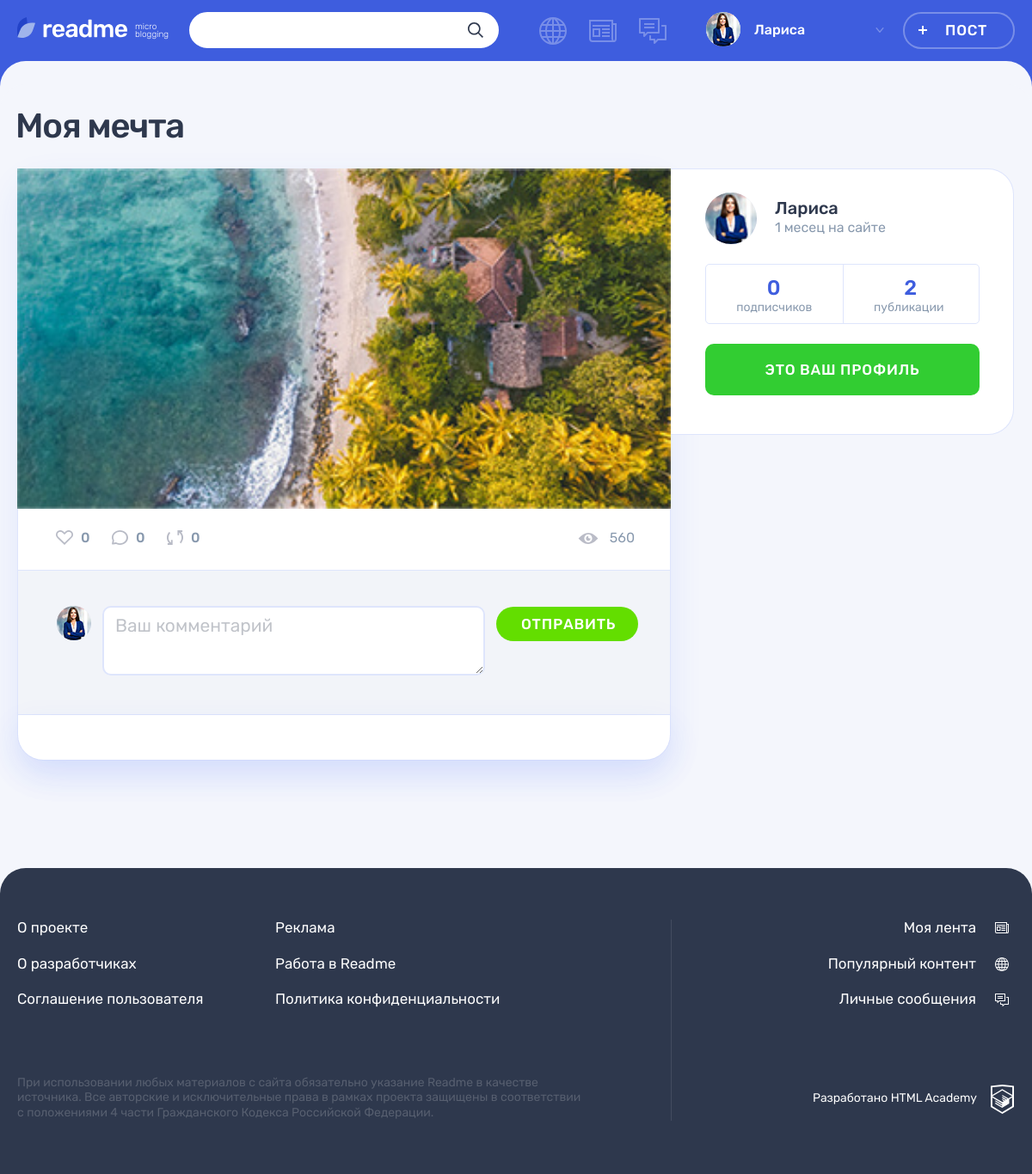
Screenshot of /post.php?post_id=3 (signed in) with the database file from the repository.
### tables this page shows
CREATE TABLE posts (
  id INT UNSIGNED AUTO_INCREMENT PRIMARY KEY,
  post_date TIMESTAMP DEFAULT CURRENT_TIMESTAMP,
  title VARCHAR(128) NOT NULL,
  content_text VARCHAR(512) NULL,
  quote_author VARCHAR(128) NULL,
  img VARCHAR(128) NULL,
  video VARCHAR(128) NULL,
  link VARCHAR(256) NULL,
  views INT UNSIGNED NULL,
  
  user_id INT UNSIGNED NOT NULL,
  type_id INT UNSIGNED  NOT NULL,
  original_author_id INT UNSIGNED NULL,
  original_id INT UNSIGNED NULL
);

CREATE TABLE users (
id INT UNSIGNED AUTO_INCREMENT PRIMARY KEY,
registration_date TIMESTAMP DEFAULT CURRENT_TIMESTAMP,
email VARCHAR(128) NOT NULL UNIQUE,
login VARCHAR(128) NOT NULL UNIQUE,
password VARCHAR(128) NOT NULL,
avatar VARCHAR(128) NOT NULL
);

### functions.php (called while the page is built, shortened)
<?php
function include_template($name, $data)
{
    $name = 'templates/' . $name;
    extract($data);
    require $name;
    $result = ob_get_clean();
    return $result;
}
function anti_xss($user_content)
{
    return htmlspecialchars($user_content, ENT_QUOTES);
}
function time_ago($post_upload_time, $ago_text =" назад")
{
    $current_time = new DateTime('now');
    $interval = $post_upload_time->diff($current_time);
    $months = $interval->format('%m');
    $days = $interval->format('%d');
    $hours = $interval->format('%H');
    $minutes = $interval->format('%i');
    $years = $interval->format('%Y');
    $ago = 0;
    if ($years != 0) {
        $years = floor($years);
        $ago = $years . ' ' . plural_form($years, array('год', 'года', 'лет')) . $ago_text;
    } elseif ($months != 0) {
        $months = floor($months);
        $ago = $months . ' ' . plural_form($months, array('месец', 'месеца', 'месецев')) . $ago_text;
    } elseif ($days > 7 && $days < 35) {
        $week = floor($days / 7);
        $ago = $week . ' ' . plural_form($week, array('неделю', 'недели', 'недель')) . $ago_text;
    } elseif ($days != 0) {
        $ago = $days . ' ' . plural_form($days, array('день', 'дня', 'дней')) . $ago_text;
    } elseif ($hours != 0) {
        $hours = floor($hours);
        $ago = $hours . ' ' . plural_form($hours, array('час', 'часа', 'часов')) . $ago_text;
    } elseif ($minutes != 0) {
        $ago = $minutes . ' ' . plural_form($minutes, array('минуту', 'минуты', 'минут')) . $ago_text;
    } else {
        $ago = 'меньше минуты назад';
    }
    return $ago;
}
function plural_form($n, $forms)
{
    return $n % 10 == 1 && $n % 100 != 11 ? $forms[0] : ($n % 10 >= 2 && $n % 10 <= 4 && ($n % 100 < 10 || $n % 100 >= 20) ? $forms[1] : $forms[2]);
}

### db_requests.php (called while the page is built, shortened)
<?php
function get_data($link, $sql)
{
    $result = mysqli_query($link, $sql);
    $result = mysqli_fetch_all($result, MYSQLI_ASSOC);
    return $result;
}
function get_post_info($link, $post_id, $profile_id)
{
    $sql = "SELECT p.*, ct.icon_type, u.avatar, u.login AS author_login, u.registration_date,
    IFNULL((SELECT COUNT(*) FROM likes l WHERE l.post_id = p.id), 0) AS likes,
    IFNULL((SELECT COUNT(*) FROM comments com WHERE com.post_id = p.id), 0) AS comments_count,
    IFNULL((SELECT COUNT(*) FROM subscriptions sub WHERE sub.userto_id = p.user_id), 0) AS subscribers,
    IFNULL((SELECT COUNT(*) FROM posts post WHERE post.original_id = p.id), 0) AS reposts,
    post.post_date AS original_date, us.login AS original_author_name, us.avatar AS original_author_avatar,
    IFNULL ((SELECT COUNT(*) FROM subscriptions sub WHERE sub.userto_id = p.user_id AND sub.user_id = $profile_id ), 0) AS is_subscribed,
    IFNULL((SELECT COUNT(*) FROM posts post WHERE post.user_id = p.user_id), 0) AS user_posts
    FROM posts p
    JOIN users u ON p.user_id = u.id
    JOIN content_type ct ON p.type_id = ct.id
    LEFT JOIN users us ON us.id = p.original_author_id
    LEFT JOIN posts post ON post.id = p.original_id
   WHERE p.id = $post_id";
    $result = get_data($link, $sql);
    return empty($result) ? NULL : $result;
}

### templates/post-layout.php (the view, shortened to what this page needs)
<main class="page__main page__main--publication">
  <div class="container">
    <h1 class="page__title page__title--publication"><?= anti_xss($post_info['title']) ?></h1>
    <section class="post-details">
      <div class="post-details__wrapper post-<?= $post_info['icon_type']?>">
        <div class="post-details__main-block post post--details">
        <?= $post_content ?>
          <div class="post__indicators">
            <div class="post__buttons">
              <a class="post__indicator post__indicator--likes button" href="like.php?post_id=<?= $post_info['id'] ?>" title="Лайк">
                <svg class="post__indicator-icon" width="20" height="17">
                  <use xlink:href="#icon-heart"></use>
                </svg>
                <span><?= $post_info['likes'] ?></span>
              </a>
              <a class="post__indicator post__indicator--comments button" href="post.php#last-comment" title="Комментарии">
                <svg class="post__indicator-icon" width="19" height="17">
                  <use xlink:href="#icon-comment"></use>
                </svg>
                <span><?= $post_info['comments_count'] ?></span>
              </a>
              <a class="post__indicator post__indicator--repost button" href="repost.php?post_id=<?= $post_info['id'] ?>" title="Репост">
                <svg class="post__indicator-icon" width="19" height="17">
                  <use xlink:href="#icon-repost"></use>
                </svg>
                <span><?= $post_info['reposts'] ?></span>
              </a>
            </div>
            <span class="post__view"><?= $post_info['views'] ?></span>
          </div>
          <div class="comments">
            <form class="comments__form form" method="post">
              <div class="comments__my-avatar">
                <img class="comments__picture" width="40px" src="userpics/<?= anti_xss($user_data['avatar']) ?>" alt="Аватар пользователя">
              </div>
              <div class="form__input-section <?= (!empty($errors['comment']) ? "form__input-section--error" : "") ?>">
                <textarea class="comments__textarea form__textarea form__input" name="comment" id="comment" placeholder="Ваш комментарий"><?= getPostValue('comment') ?></textarea>
              </div>
              <button class="comments__submit button button--green" type="submit">Отправить</button>
            </form>
            <div class="comments__list-wrapper">
            </div>
          </div>
        </div>
        <div class="post-details__user user">
          <div class="post-details__user-info user__info">
            <div class="post-details__avatar user__avatar">
              <a class="post-details__avatar-link user__avatar-link" href="#">
                <img class="post-details__picture user__picture" width="60px" src="userpics/<?= anti_xss($post_info['avatar']) ?>" alt="Аватар пользователя">
              </a>
            </div>
            <div class="post-details__name-wrapper user__name-wrapper">
              <a class="post-details__name user__name" href="profile.php?active_tab=posts&user_id=<?= $post_info['user_id'] ?>">
                <span><?= anti_xss($post_info['author_login']) ?></span>
              </a>
              <?php $user_registration_date = new DateTime($post_info['registration_date']); ?>
              <time class="post-details__time user__time" title="<?= $user_registration_date->format('d.m.Y H:i') ?>" datetime="<?= $user_registration_date->format('Y-m-d H:i:s') ?>"><?= time_ago($user_registration_date, ' на сайте') ?></time>
            </div>
          </div>
          <div class="post-details__rating user__rating">
            <p class="post-details__rating-item user__rating-item user__rating-item--subscribers">
              <span class="post-details__rating-amount user__rating-amount"><?= $post_info['subscribers'] ?></span>
              <span class="post-details__rating-text user__rating-text"><?= plural_form($post_info['subscribers'],  array('подписчик', 'подписчика', 'подписчиков')) ?></span>
            </p>
            <p class="post-details__rating-item user__rating-item user__rating-item--publications">
              <span class="post-details__rating-amount user__rating-amount"><?= $post_info['user_posts'] ?></span>
              <span class="post-details__rating-text user__rating-text"><?= plural_form($post_info['user_posts'],  array('публикация', 'публикации', 'публикаций')) ?></span>
            </p>
          </div>
          <div class="post-details__user-buttons user__buttons">
          <?php if ((int) $post_info['is_subscribed'] === 1) : ?>
          <a class="profile__user-button user__button user__button--subscription button button--main button--quartz" href="subscription.php?user_id=<?= $post_info['user_id'] ?>">Отписаться</a>
          <a class="profile__user-button user__button user__button--writing button button--green" href="messages.php?receiver_id=<?= $post_info['user_id'] ?>">Сообщение</a>
          <?php elseif ($post_info['user_id'] === $user_data['id']) : ?>
            <a class="profile__user-button user__button user__button--subscription button button--main" style="background-color:limegreen;" type="button">Это ваш профиль</a>
          <?php else : ?>
          <a class="profile__user-button user__button user__button--subscription button button--main" href="subscription.php?user_id=<?= $post_info['user_id'] ?>">Подписаться</a>
        <?php endif ?>
          </div>
        </div>
      </div>
    </section>
  </div>
</main>

### templates/post/post-photo.php
<div class="post-details__image-wrapper post-photo__image-wrapper">
	<img src="uploads/<?= anti_xss($post_info['img'])?>" alt="Фото от пользователя" width="760" height="507">
</div>

### templates/layout.php (shortened to what this page needs)
<!DOCTYPE html>
<html lang="ru">
<head>
    <link rel="stylesheet" href="css/main.css">
</head>
<body class="page">
    <header class="header">
        <div class="header__wrapper container">
            <div class="header__logo-wrapper">
                <a class="header__logo-link" href="index.php">
                    <img class="header__logo" src="img/logo.svg" alt="Логотип readme" width="128" height="24">
                </a>
                <p class="header__topic">
                    micro blogging
                </p>
            </div>
            <?php if ($title !== 'Readme: Регистрация') : ?>
            <form class="header__search-form form" action="search.php" method="get">
                <div class="header__search">
                    <input class="header__search-input form__input" type="search" name="search_request" id="search_request">
                    <button class="header__search-button button" type="submit">
                        <svg class="header__search-icon" width="18" height="18">
                            <use xlink:href="#icon-search"></use>
                        </svg>
                    </button>
                </div>
            </form>
            <?php endif ?>
            <div class="header__nav-wrapper">
                <nav class="header__nav">
                    <?php if ($_SERVER['REQUEST_URI'] !== '/registration.php') : ?>
                        <ul class="header__my-nav">
                            <li class="header__my-page header__my-page--popular">
                                <a class="header__page-link <?= ($active_page === 'popular') ? 'header__page-link--active' : "" ?>" title="Популярный контент" href="popular.php?type=all">
                                </a>
                            </li>
                            <li class="header__my-page header__my-page--feed">
                                <a class="header__page-link <?= ($active_page === 'feed') ? 'header__page-link--active' : "" ?>" href="feed.php" title="Моя лента">
                                </a>
                            </li>
                            <li class="header__my-page header__my-page--messages">
                                <a class="header__page-link <?= ($active_page === 'messages') ? 'header__page-link--active' : "" ?>" href="messages.php" title="Личные сообщения">
                                </a>
                            </li>
                        </ul>
                        <ul class="header__user-nav">
                            <li class="header__profile">
                                <a class="header__profile-link" href="#">
                                    <div class="header__avatar-wrapper">
                                        <img class="header__profile-avatar" src="userpics/<?= $user_data['avatar'] ?>" alt="Аватар профиля">
                                    </div>
                                    <div class="header__profile-name">
                                        <span>
                                            <?= $user_data['login'] ?>
                                        </span>
                                        <svg class="header__link-arrow" width="10" height="6">
                                            <use xlink:href="#icon-arrow-right-ad"></use>
                                        </svg>
                                    </div>
                                </a>
                            </li>
                            <li>
                                <a class="header__post-button button button--transparent" href="add.php">Пост</a>
                            </li>
                        </ul>
                    <?php endif; ?>
                </nav>
            </div>
        </div>
    </header>
    <section class="page__main page__main--popular">
        <?= $content ?>
    </section>
    <footer class="footer">
        <div class="footer__wrapper">
            <div class="footer__container container">
                <div class="footer__site-info">
                    <div class="footer__site-nav">
                        <ul class="footer__info-pages">
                            <li class="footer__info-page">
                                <a class="footer__page-link" href="#">О проекте</a>
                            </li>
                            <li class="footer__info-page">
                                <a class="footer__page-link" href="#">Реклама</a>
                            </li>
                            <li class="footer__info-page">
                                <a class="footer__page-link" href="#">О разработчиках</a>
                            </li>
                            <li class="footer__info-page">
                                <a class="footer__page-link" href="#">Работа в Readme</a>
                            </li>
                            <li class="footer__info-page">
                                <a class="footer__page-link" href="#">Соглашение пользователя</a>
                            </li>
                            <li class="footer__info-page">
                                <a class="footer__page-link" href="#">Политика конфиденциальности</a>
                            </li>
                        </ul>
                    </div>
                    <p class="footer__license">
                        При использовании любых материалов с сайта обязательно указание Readme в качестве источника. Все авторские и исключительные права в рамках проекта защищены в соответствии с положениями 4 части Гражданского Кодекса Российской Федерации.
                    </p>
                </div>
                <div class="footer__my-info">
                    <ul class="footer__my-pages">
                        <li class="footer__my-page footer__my-page--feed">
                            <a class="footer__page-link" href="feed.php">Моя лента</a>
                        </li>
                        <li class="footer__my-page footer__my-page--popular">
                            <a class="footer__page-link" href="popular.php">Популярный контент</a>
                        </li>
                        <li class="footer__my-page footer__my-page--messages">
                            <a class="footer__page-link" href="messages.php">Личные сообщения</a>
                        </li>
                    </ul>
                    <div class="footer__copyright">
                        <a class="footer__copyright-link" href="#">
                            <span>Разработано HTML Academy</span>
                            <svg class="footer__copyright-logo" width="27" height="34">
                                <use xlink:href="#icon-htmlacademy"></use>
                            </svg>
                        </a>
                    </div>
                </div>
            </div>
        </div>
    </footer>
</body>
</html>

### rows the page displays
posts: user.avatar (picture), user.login "Лариса", title "Моя мечта", img (picture), views "560", user.registration_date "1 месец на сайте"

### other values shown
$post_info['likes'] "0"
$post_info['comments_count'] "0"
$post_info['reposts'] "0"
$post_info['subscribers'] "0"
$post_info['user_posts'] "2"
